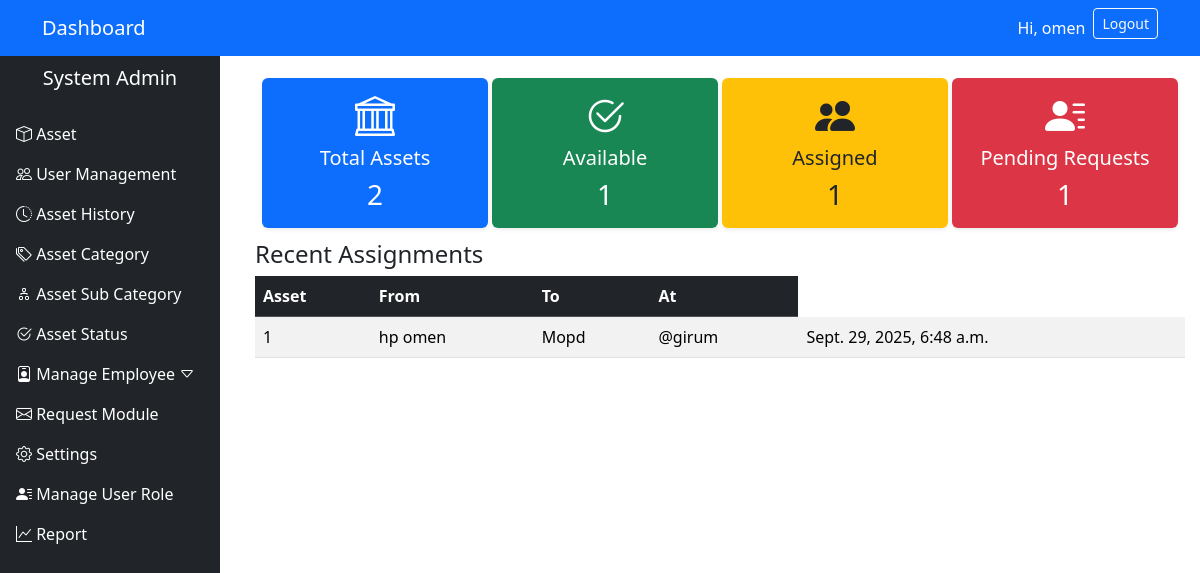
Page /dashboard/ (signed in) on the earlier database version.
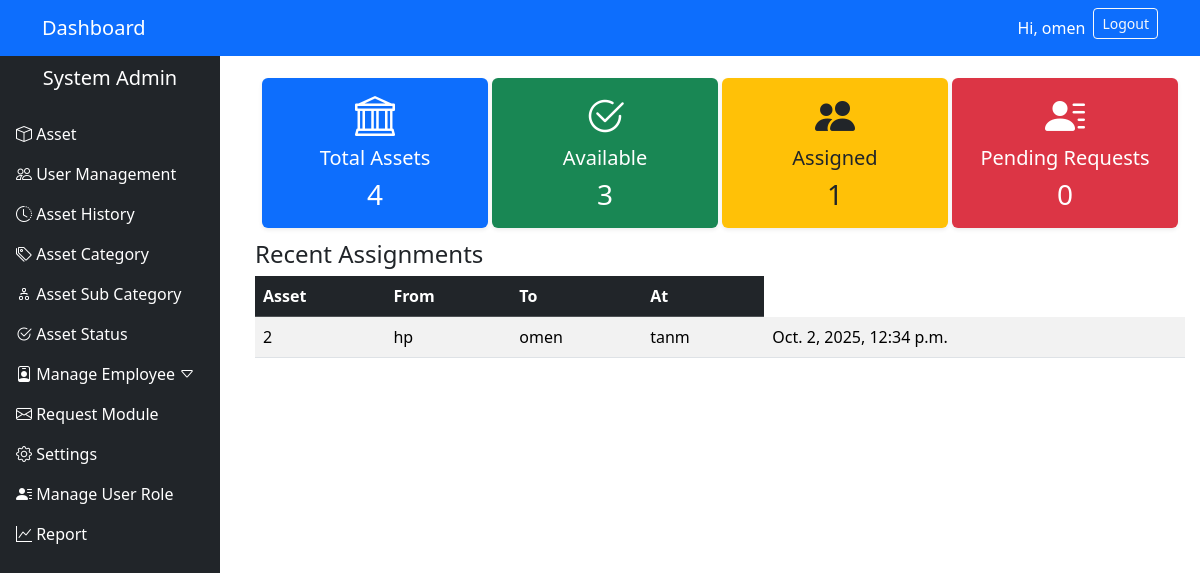
Same page on the later database version.
### asset1/models.py (models this page shows, shortened)
class AssignmentHistory(models.Model):
    asset = models.ForeignKey(Asset, on_delete=models.CASCADE, related_name="history")
    assigned_from = models.ForeignKey(settings.AUTH_USER_MODEL, null=True, blank=True,
                                      on_delete=models.SET_NULL, related_name="+")
    assigned_to = models.ForeignKey(settings.AUTH_USER_MODEL, null=True, blank=True,
                                    on_delete=models.SET_NULL, related_name="+")
    note = models.TextField(blank=True)
    created_at = models.DateTimeField(auto_now_add=True)
    class Meta:
        ordering = ["-created_at"]

class Asset(models.Model):
    STATUS_AVAILABLE = "available"
    STATUS_ASSIGNED = "assigned"
    STATUS_MAINTENANCE = "maintenance"
    STATUS_LOST = "lost"
    STATUS_RETIRED = "retired"
    STATUS_CHOICES = [
        (STATUS_AVAILABLE, "Available"),
        (STATUS_ASSIGNED, "Assigned"),
        (STATUS_MAINTENANCE, "Maintenance"),
        (STATUS_LOST, "Lost"),
        (STATUS_RETIRED, "Retired"),
    ]
    uuid = models.UUIDField(default=uuid.uuid4, editable=False, unique=True)
    name = models.CharField(max_length=200)
    category = models.ForeignKey(Category, on_delete=models.PROTECT, related_name="assets")
    serial_number = models.CharField(max_length=200, blank=True, null=True, unique=True)
    description = models.TextField(blank=True)
    location = models.ForeignKey(Location, on_delete=models.SET_NULL, null=True, blank=True)
    status = models.CharField(max_length=32, choices=STATUS_CHOICES, default=STATUS_AVAILABLE)
    assigned_to = models.ForeignKey(settings.AUTH_USER_MODEL, null=True, blank=True,
                                    on_delete=models.SET_NULL, related_name="assigned_assets")
    acquired_date = models.DateField(null=True, blank=True)
    purchase_price = models.DecimalField(max_digits=12, decimal_places=2, null=True, blank=True)
    is_active = models.BooleanField(default=True)
    created_at = models.DateTimeField(auto_now_add=True)
    updated_at = models.DateTimeField(auto_now=True)

### asset1/views.py (the view)
# urls.py: path('dashboard/', views.dashboard, name='dashboard'),
@login_required
def dashboard(request):
    total_assets = Asset.objects.filter(is_active=True).count()
    available = Asset.objects.filter(status=Asset.STATUS_AVAILABLE, is_active=True).count()
    assigned = Asset.objects.filter(status=Asset.STATUS_ASSIGNED, is_active=True).count()
    pending_requests = AssetRequest.objects.filter(status=AssetRequest.STATUS_PENDING).count()
    recent_history = list(
        AssignmentHistory.objects.select_related("asset", "assigned_to", "assigned_from")
        .order_by('-created_at')[:10]
    )
    context = {
        "total_assets": total_assets,
        "available": available,
        "assigned": assigned,
        "pending_requests": pending_requests,
        "recent_assignments": recent_history,
    }
    return render(request, 'asset1/dashboard.html', context)

### asset1/templates/asset1/dashboard.html
{% extends "asset1/sidebar.html" %}
{% load static %}
{% block page_content %}
<div class="d-flex"  style="margin:0; padding:0;">
  <main style="flex:1; margin-left:10px; padding:0;">
    <div style="display:flex; flex-wrap:wrap; margin:10px;">
      <div style="flex:0 0 25%; padding:2px;">
        <div class="card shadow-sm border-0">
          <div class="card-body bg-primary text-white rounded text-center p-2">
            <i class="bi bi-bank fs-1 d-block"></i>
            <h5>Total Assets</h5>
            <h3>{{ total_assets }}</h3>
          </div>
        </div>
      </div>
      <div style="flex:0 0 25%; padding:2px;">
        <div class="card shadow-sm border-0">
          <div class="card-body bg-success text-white rounded text-center p-2">
            <i class="bi bi-check2-circle fs-1 d-block"></i>
            <h5>Available</h5>
            <h3>{{ available }}</h3>
          </div>
        </div>
      </div>
      <div style="flex:0 0 25%; padding:2px;">
        <div class="card shadow-sm border-0">
          <div class="card-body bg-warning text-dark rounded text-center p-2">
            <i class="bi bi-people-fill fs-1 d-block"></i>
            <h5>Assigned</h5>
            <h3>{{ assigned }}</h3>
          </div>
        </div>
      </div>
      <div style="flex:0 0 25%; padding:2px;">
        <div class="card shadow-sm border-0">
          <div class="card-body bg-danger text-white rounded text-center p-2">
            <i class="bi bi-person-lines-fill fs-1 d-block"></i>
            <h5>Pending Requests</h5>
            <h3>{{ pending_requests }}</h3>
          </div>
        </div>
      </div>
    </div>
<h4 class="mt-2" style="margin-left:5px;">Recent Assignments</h4>
<div style="overflow-x:auto; margin:5px;">
  <table class="table table-striped table-hover" style="margin:0;">
    <thead class="table-dark">
      <tr>
        <th>Asset</th>
        <th>From</th>
        <th>To</th>
        <th>At</th>
      </tr>
    </thead>
    <tbody>
      {% for a in recent_assignments %}
        <tr>
          <td>{{a.asset.id}}</td>
          <td>{{ a.asset.name }}</td>
          <td>{{ a.assigned_from }}</td>
          <td>{{ a.assigned_to }}</td>
          <td>{{ a.created_at }}</td>
        </tr>
      {% empty %}
        <tr><td colspan="4" class="text-center">No assignments yet.</td></tr>
      {% endfor %}
    </tbody>
  </table>
</div>
  </main>
</div>
{% endblock %}

Differences in the rows shown:
removed AssignmentHistory: asset.id "1", asset.name "hp omen", assigned_from "Mopd", assigned_to "@girum", created_at "Sept. 29, 2025, 6:48 a.m."
added AssignmentHistory: asset.id "2", asset.name "hp", assigned_from "omen", assigned_to "tanm", created_at "Oct. 2, 2025, 12:34 p.m."
Other differences:
{{ total_assets }}: "2" → "4"
{{ available }}: "1" → "3"
{{ pending_requests }}: "1" → "0"
